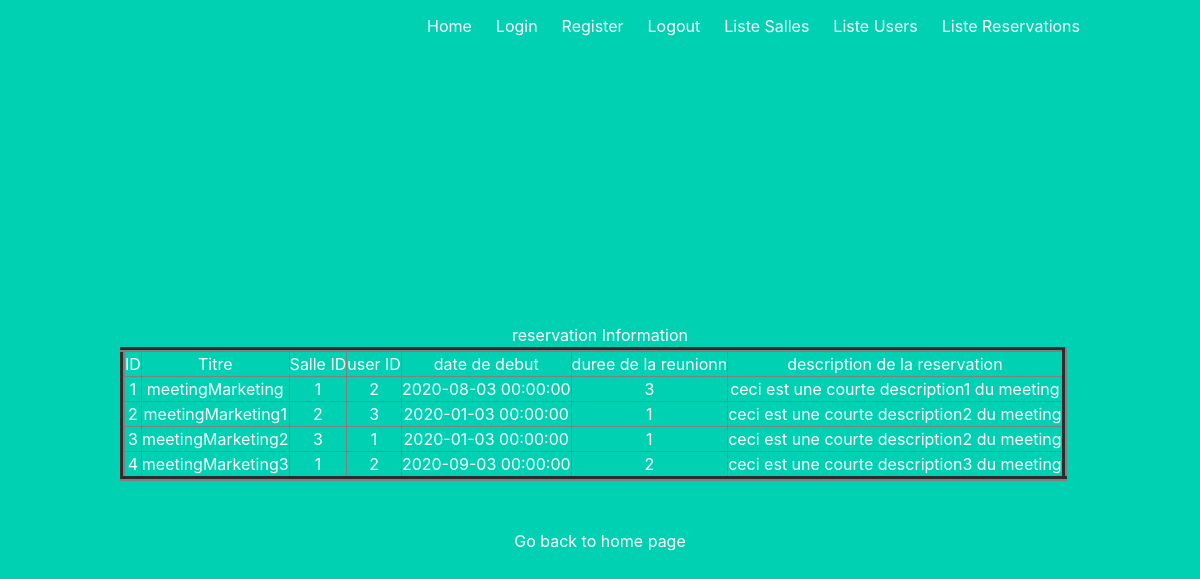
Screenshot of /reservation with the database file from the repository.
### tables this page shows
CREATE TABLE reservations(
  id INTEGER PRIMARY KEY AUTOINCREMENT,
  title VARCHAR(50) ,
  salleId INTEGER NOT NULL,
  userId INTEGER NOT NULL,
  dateDebut DATETIME NOT NULL,
  durationH INTEGER NOT NULL,
  descriptionM  VARCHAR(500) NOT NULL
);

### project/main.py (the view)
@main.route('/reservation')
def reservation():
    conn = connect("Reservation.sqlite")
    rows = reservations(conn)
    return render_template('listeReservation.html', rows=rows)

### project/models.py (called while the page is built)
def dictionary_factory(cursor, row):
  dictionary = {}
  for index in range(len(cursor.description)):
    column_name = cursor.description[index][0]
    dictionary[column_name] = row[index]
  return dictionary

def connect(database):
  connection = sqlite3.connect(database)
  connection.set_trace_callback(print)
  connection.execute('PRAGMA foreign_keys = 1')
  connection.row_factory = dictionary_factory
  return connection

def reservations(connection):
  sql = 'SELECT * FROM reservations ORDER BY id;'
  cursor = connection.execute(sql)
  return cursor.fetchall()

### project/templates/listeReservation.html
{% extends "base.html" %}
{% block content %}
<h1 class="title">
    <body>
        <h3>reservation Information</h3>
        <table border=5>
        <thead>
        <td>ID</td>
        <td>Titre</td>
        <td>Salle ID</td>
        <td>user ID</td>
        <td>date de debut</td>
        <td>duree de la reunionn</td>
        <td>description de la reservation</td>
        </thead>
        {% for row in rows %}
        <tr>
        <td>{{row["id"]}}</td>
        <td>{{row["title"]}}</td>
        <td>{{row["salleId"]}}</td>
        <td>{{row["userId"]}}</td>
        <td>{{row["dateDebut"]}}</td>
        <td>{{row["durationH"]}}</td>
        <td>{{row["descriptionM"]}}</td>
        </tr>
        {% endfor %}
        </table>
        <br><br>
        </body>
</h1>
<a href="/">Go back to home page</a>
{% endblock %}

### rows the page displays
reservations: id "1", title "meetingMarketing", salleId "1", userId "2", dateDebut "2020-08-03 00:00:00", durationH "3", descriptionM "ceci est une courte description1 du meeting"
reservations: id "2", title "meetingMarketing1", salleId "2", userId "3", dateDebut "2020-01-03 00:00:00", durationH "1", descriptionM "ceci est une courte description2 du meeting"
reservations: id "3", title "meetingMarketing2", salleId "3", userId "1", dateDebut "2020-01-03 00:00:00", durationH "1", descriptionM "ceci est une courte description2 du meeting"
reservations: id "4", title "meetingMarketing3", salleId "1", userId "2", dateDebut "2020-09-03 00:00:00", durationH "2", descriptionM "ceci est une courte description3 du meeting"
